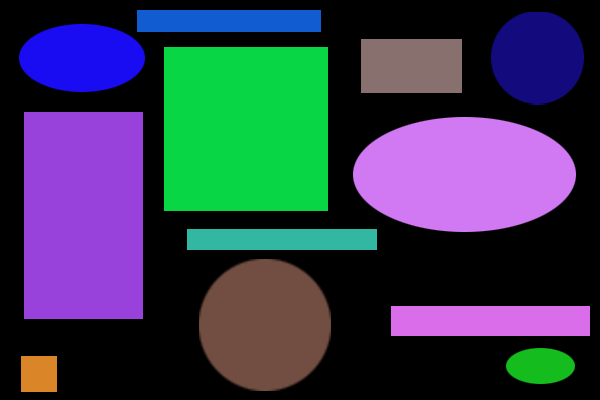
#> input picture shapes.png, 600 x 400 px, found by its file name
$ python area_perimeter_centroid.py
#> lines starting #> are read from the running program, lines starting #| are printed output that depends on the picture; after the words box and inside, x2 and y2 are one past the last pixel; in counts of white or black regions, pixels touching at a corner belong together; long printed decimals are rounded
import cv2
import numpy as np

img = cv2.imread('C:\\Users\Hp\PycharmProjects\opencv\images\shapes.png',1)
#> img is the input picture: shape (400, 600, 3); mean B, G, R 79.6, 58, 52.9
gray = cv2.cvtColor(img,cv2.COLOR_RGB2GRAY)
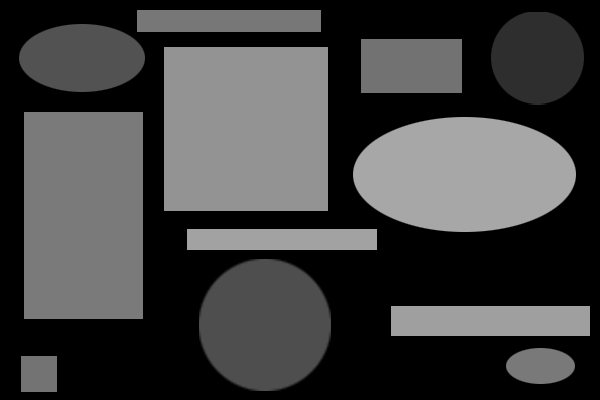
#> gray: shape (400, 600); min 0, max 167, mean 63.9
cv2.imshow('gray',gray)
#blur = cv2.GaussianBlur(gray,(5,5),0)

thresh = cv2.adaptiveThreshold(gray,255,cv2.ADAPTIVE_THRESH_GAUSSIAN_C,cv2.THRESH_BINARY,115,1)
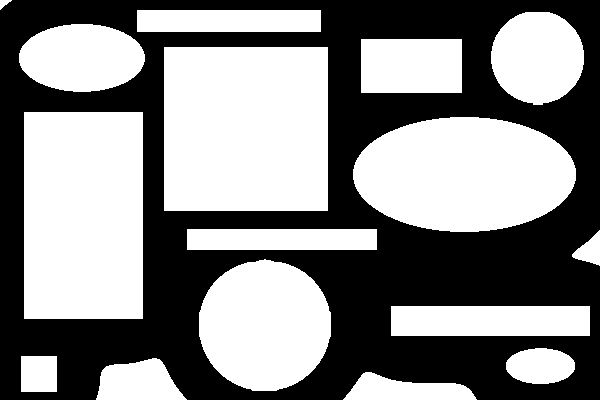
#> thresh: shape (400, 600); 53.1% white; 1 black region
cv2.imshow('thresh',thresh)

contours , hierarchy = cv2.findContours(thresh , cv2.RETR_TREE,cv2.CHAIN_APPROX_SIMPLE)
#> contours = 16 contours; largest, box (x1, y1, x2, y2) and area: (164, 47, 328, 211) 26569, (24, 112, 143, 319) 24308, (353, 117, 576, 232) 19926, (199, 259, 331, 391) 13485, (491, 12, 584, 105) 6666
print('no. of contours is {}'.format(len(contours)))
#| no. of contours is 16

image = img.copy()
index = -1
thickness = 4
color = (255,0,255)

objects = np.zeros([gray.shape[0],gray.shape[1],3],'uint8')
for c in contours:
    cv2.drawContours(objects,[c],-1,color,-1)
    area = cv2.contourArea(c)
    perimeter = cv2.arcLength(c,True)
    M = cv2.moments(c)
    cx =int(M['m10']/M['m00'])
    cy = int(M['m01']/M['m00'])
    cv2.circle(objects,(cx,cy),4,(255,255,255),-1)

    print('area = {} perimeter = {}'.format(area,perimeter))
#> this loop made 16 passes
#> (area, perimeter, cx, cy) on passes 1, 2, 4, 6, 7, 9, 13, 14, 16: (2211.5, 293.6, 404, 389), (2662, 235.1, 137, 381), (1888, 175.5, 540, 365), (13485, 435, 264, 324), (492.5, 104.7, 589, 250), (19926, 571.2, 464, 173), (6591, 325.4, 81, 57), (6666, 305.9, 537, 57), (45.5, 34.73, 3, 2)
#> (c, area, perimeter, cx, cy) on passes 3, 5, 8, 10, 11, 12: ([[21, 356], [21, 391], [56, 391], [56, 356]], 1225, 140, 38, 373), ([[391, 306], [391, 335], [589, 335], [589, 306]], 5742, 454, 490, 320), ([[187, 229], [187, 249], [376, 249], [376, 229]], 3780, 418, 281, 239), ([[24, 112], [24, 318], [142, 318], [142, 112]], 24308, 648, 83, 215), ([[164, 47], [164, 210], [327, 210], [327, 47]], 26569, 652, 245, 128), ([[361, 39], [361, 92], [461, 92], [461, 39]], 5300, 306, 411, 65)
#| area = 2211.5 perimeter = 293.640
#| area = 2662.0 perimeter = 235.054
#| area = 1225.0 perimeter = 140.0
#| area = 1888.0 perimeter = 175.539
#| area = 5742.0 perimeter = 454.0
#| area = 13485.0 perimeter = 434.960
#| area = 492.5 perimeter = 104.669
#| area = 3780.0 perimeter = 418.0
#> (further printed lines are left out)
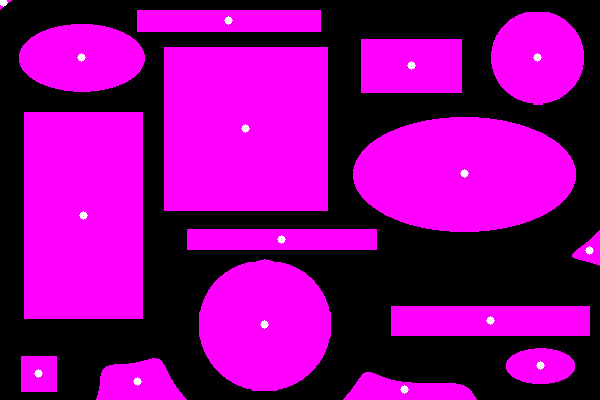
#> objects: shape (400, 600, 3); mean of channels 0, 1, 2 135.3, 0.8, 135.3; drawn as B, G, R

cv2.imshow('contours',objects)
cv2.waitKey(0)
cv2.destroyAllWindows()
